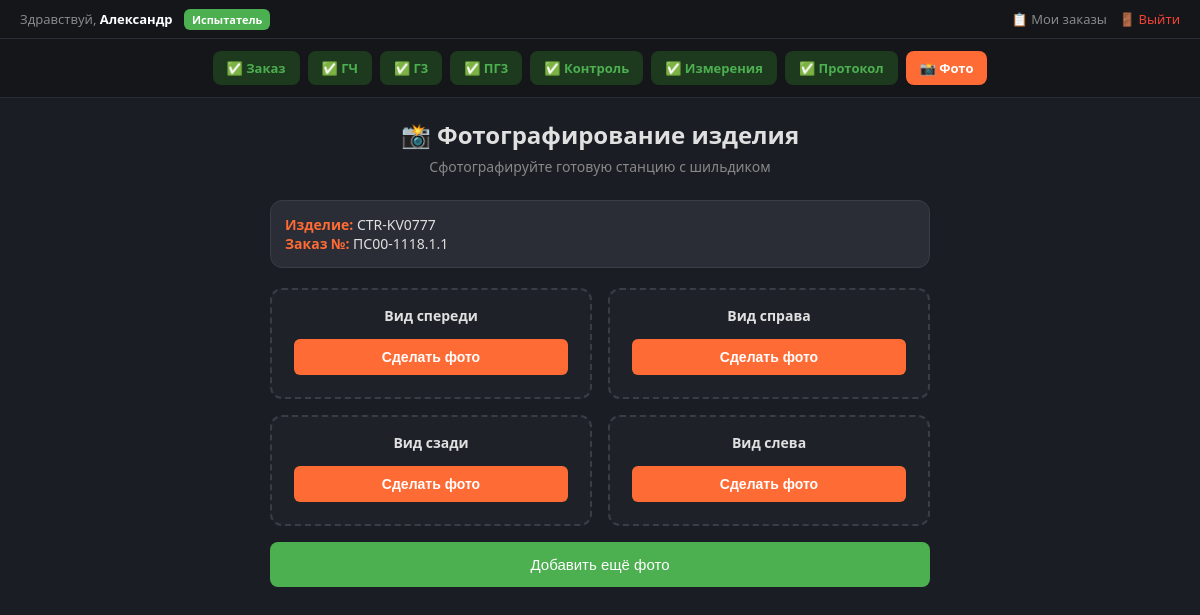
Page /photo?order_id=27 (signed in) on the committed database.
### tables this page shows
CREATE TABLE users (
            id INTEGER PRIMARY KEY AUTOINCREMENT,
            login TEXT UNIQUE NOT NULL,
            password_hash TEXT NOT NULL,
            first_name TEXT DEFAULT '',
            last_name TEXT DEFAULT '',
            middle_name TEXT DEFAULT '',
            position TEXT DEFAULT '',
            role TEXT DEFAULT 'tester',
            created_at TIMESTAMP DEFAULT CURRENT_TIMESTAMP
        );

CREATE TABLE orders (
            id INTEGER PRIMARY KEY AUTOINCREMENT,
            order_number TEXT NOT NULL,
            product_name TEXT DEFAULT '',
            department TEXT DEFAULT '',
            user_id INTEGER,
            created_at TIMESTAMP DEFAULT CURRENT_TIMESTAMP,
            FOREIGN KEY (user_id) REFERENCES users(id)
        );

### app/routes.py (the view)
@router.get("/photo")
def photo_page(request: Request):
    user = get_current_user(request)
    if not user:
        return RedirectResponse("/login", status_code=303)
    order_id = request.query_params.get("order_id", None)
    order_data = None
    completed_steps = []
    current_step = "photo"
    photos = []
    if order_id:
        conn = get_db()
        cursor = conn.cursor()
        cursor.execute("SELECT * FROM orders WHERE id = ?", (int(order_id),))
        row = cursor.fetchone()
        order_data = dict(row) if row else None
        conn.close()
        progress = get_order_progress(int(order_id))
        completed_steps = progress["completed_steps"]
        current_step = progress["current_step"]
        photos = get_order_photos(int(order_id))
        photos_done = len(photos) >= 4
        if photos_done:
            if "photo" not in completed_steps:
                completed_steps.append("photo")
            update_order_step(int(order_id), "protocol", completed_steps)
            current_step = "protocol"
        else:
            if "protocol" not in completed_steps and "measurements" in completed_steps:
                completed_steps.append("protocol")
            update_order_step(int(order_id), "photo", completed_steps)
            current_step = "photo"
    return templates.TemplateResponse("photo.html", {
        "request": request,
        "current_step": current_step,
        "completed_steps": completed_steps,
        "order_id": order_id,
        "order": order_data,
        "photos": photos,
        "user": user,
    })

### app/templates/photo.html (shortened to what this page needs)
{% extends "base.html" %}
{% block content %}
<div class="page-container">
    <div class="page-header">
        <h1>📸 Фотографирование изделия</h1>
        <p>Сфотографируйте готовую станцию с шильдиком</p>
    </div>
    <div class="info-row">
        <div><span>Изделие:</span> {{ order.product_name if order else '—' }}</div>
        <div><span>Заказ №:</span> {{ order.order_number if order else '—' }}</div>
    </div>
    <div class="photo-grid" id="photoGrid">
        {% if photos %}
            {% for photo in photos %}
            <div class="photo-card completed" id="photoCard{{ loop.index }}">
                <div class="title">
                    {% if loop.index == 1 %}Вид спереди
                    {% elif loop.index == 2 %}Вид справа
                    {% elif loop.index == 3 %}Вид сзади
                    {% elif loop.index == 4 %}Вид слева
                    {% else %}Фото {{ loop.index }}
                    {% endif %}
                </div>
                <div class="photo-wrapper">
                    <img src="{{ photo }}" style="display:block;">
                    <button class="btn-recapture" onclick="takePhoto({{ loop.index }})" title="Переснять">📷</button>
                </div>
                <input type="file" id="file{{ loop.index }}" accept="image/*" capture="environment" hidden>
            </div>
            {% endfor %}
        {% else %}
            <div class="photo-card" id="photoCard1">
                <div class="title">Вид спереди</div>
                <button class="btn-capture" id="btn1" onclick="takePhoto(1)">Сделать фото</button>
            </div>
            <div class="photo-card" id="photoCard2">
                <div class="title">Вид справа</div>
                <button class="btn-capture" id="btn2" onclick="takePhoto(2)">Сделать фото</button>
            </div>
            <div class="photo-card" id="photoCard3">
                <div class="title">Вид сзади</div>
                <button class="btn-capture" id="btn3" onclick="takePhoto(3)">Сделать фото</button>
            </div>
            <div class="photo-card" id="photoCard4">
                <div class="title">Вид слева</div>
                <button class="btn-capture" id="btn4" onclick="takePhoto(4)">Сделать фото</button>
            </div>
        {% endif %}
    </div>
    <button class="btn-add-photo" id="btnAddPhoto" onclick="addPhoto()">Добавить ещё фото</button>
</div>
{% endblock %}

### app/templates/base.html (shortened to what this page needs)
<!DOCTYPE html>
<html lang="ru">
<head>
    <link rel="stylesheet" href="/static/css/style.css">
</head>
<body>
    {% if user %}
    <div class="top-bar">
        <div class="user-info">
            Здравствуй, <strong>{{ user.first_name or user.login }}</strong>
            {% if user.role == 'admin' %}
            <span class="role-badge role-admin">Админ</span>
            {% else %}
            <span class="role-badge role-tester">Испытатель</span>
            {% endif %}
        </div>
        <div class="nav-links">
            <a href="/dashboard">📋 Мои заказы</a>
            <a href="/logout" style="color:#f44336;">🚪 Выйти</a>
        </div>
    </div>
    {% endif %}
    {% set step_order = ["order", "gch", "g3", "pg3", "visual", "measurements", "protocol", "photo"] %}
    {% set step_names = {
        "order": "📷 Заказ",
        "gch": "📐 ГЧ",
        "g3": "🔧 Г3",
        "pg3": "📋 ПГ3",
        "visual": "🔍 Контроль",
        "measurements": "⚡ Измерения",
        "photo": "📸 Фото",
        "protocol": "📄 Протокол"
    } %}
    {% set step_urls = {
        "order": "/",
        "gch": "/check-gch",
        "g3": "/check-g3",
        "pg3": "/check-pg3",
        "visual": "/visual-check",
        "measurements": "/measurements",
        "photo": "/photo",
        "protocol": "/protocol"
    } %}
    {% if current_step %}
    <div class="progress-bar">
        {% for key in step_order %}
            {% if key == current_step %}
                <a href="{{ step_urls[key] }}{% if order_id %}?order_id={{ order_id }}{% endif %}"
                class="progress-step active">
                    {{ step_names[key] }}
                </a>
            {% elif key in completed_steps %}
                <a href="{{ step_urls[key] }}{% if order_id %}?order_id={{ order_id }}{% endif %}"
                class="progress-step done">
                    ✅ {{ step_names[key].split(' ', 1)[1] }}
                </a>
            {% else %}
                <span class="progress-step future">⏳ {{ step_names[key].split(' ', 1)[1] }}</span>
            {% endif %}
        {% endfor %}
    </div>
    {% endif %}
    {% block content %}{% endblock %}
</body>
</html>

### app/static/css/style.css (style rules this page uses)
* { margin: 0; padding: 0; box-sizing: border-box; }
body { font-family: 'Segoe UI', 'Arial', sans-serif; background: #1a1d23; color: #e0e0e0; min-height: 100vh; }
.btn-capture, .btn-upload { display: inline-block; padding: 12px 24px; margin: 8px; border-radius: 8px; font-size: 15px; cursor: pointer; border: none; }
.btn-capture { background: #ff6b35; color: #fff; }

### app/templates/base.html (style rules this page uses)
* { margin: 0; padding: 0; box-sizing: border-box; }
body { font-family: 'Segoe UI', 'Arial', sans-serif; background: #1a1d23; color: #e0e0e0; min-height: 100vh; }
.page-container { width: 100%; max-width: 700px; margin: 0 auto; padding: 20px; }
.page-header { text-align: center; margin-bottom: 24px; }
.page-header h1 { font-size: 24px; margin-bottom: 6px; }
.page-header p { color: #888; font-size: 14px; }
.btn-capture, .btn-upload { display: inline-block; padding: 14px 20px; margin: 6px; border-radius: 10px; font-size: 15px; cursor: pointer; border: none; font-weight: 600; width: calc(100% - 12px); }
.btn-capture { background: #ff6b35; color: #fff; }
.info-row { background: #2a2d35; border: 1px solid #3a3d45; border-radius: 12px; padding: 14px; margin-bottom: 20px; font-size: 14px; }
.info-row span { font-weight: 600; color: #ff6b35; }
.progress-bar { background: #14161a; padding: 12px 20px; display: flex; justify-content: center; gap: 8px; flex-wrap: wrap; border-bottom: 1px solid #2a2d35; }
.progress-step { padding: 8px 14px; border-radius: 8px; font-size: 13px; font-weight: 600; text-decoration: none; cursor: pointer; transition: all 0.2s; }
.progress-step.active { background: #ff6b35; color: #fff; }
.progress-step.done { background: #1e3a1e; color: #4caf50; }
.top-bar { background: #14161a; padding: 10px 20px; display: flex; justify-content: space-between; align-items: center; border-bottom: 1px solid #2a2d35; }
.top-bar .user-info { font-size: 13px; color: #888; }
.top-bar .user-info strong { color: #fff; }
.top-bar .nav-links { display: flex; gap: 12px; }
.top-bar .nav-links a { color: #888; text-decoration: none; font-size: 13px; }
.role-badge { padding: 3px 8px; border-radius: 6px; font-size: 11px; margin-left: 8px; font-weight: 600; }
.role-tester { background: #4caf50; color: #fff; }

### app/templates/photo.html (style rules this page uses)
.photo-grid { display: grid; grid-template-columns: repeat(2, 1fr); gap: 16px; margin-top: 20px; }
.photo-card { background: #1e2128; border: 2px dashed #3a3d45; border-radius: 12px; padding: 16px; text-align: center; transition: border 0.3s; display: flex; flex-direction: column; align-items: center; gap: 8px; }
.photo-card .title { font-size: 14px; font-weight: 600; color: #e0e0e0; margin: 0; }
.btn-capture { padding: 10px 20px; background: #ff6b35; color: #fff; border: none; border-radius: 6px; cursor: pointer; font-size: 14px; }
.btn-add-photo { padding: 14px; background: #4caf50; color: #fff; border: none; border-radius: 8px; cursor: pointer; font-size: 15px; width: 100%; margin-top: 16px; }

### rows in the picture
users: first_name "Александр"
orders: product_name "CTR-KV0777", order_number "ПС00-1118.1.1"

### other values in the picture
{{ step_names[key].split(' ', 1)[1] }} "Заказ" "ГЧ" "Г3" "ПГ3" "Контроль" "Измерения" "Протокол"
{{ step_names[key] }} "📸 Фото"
